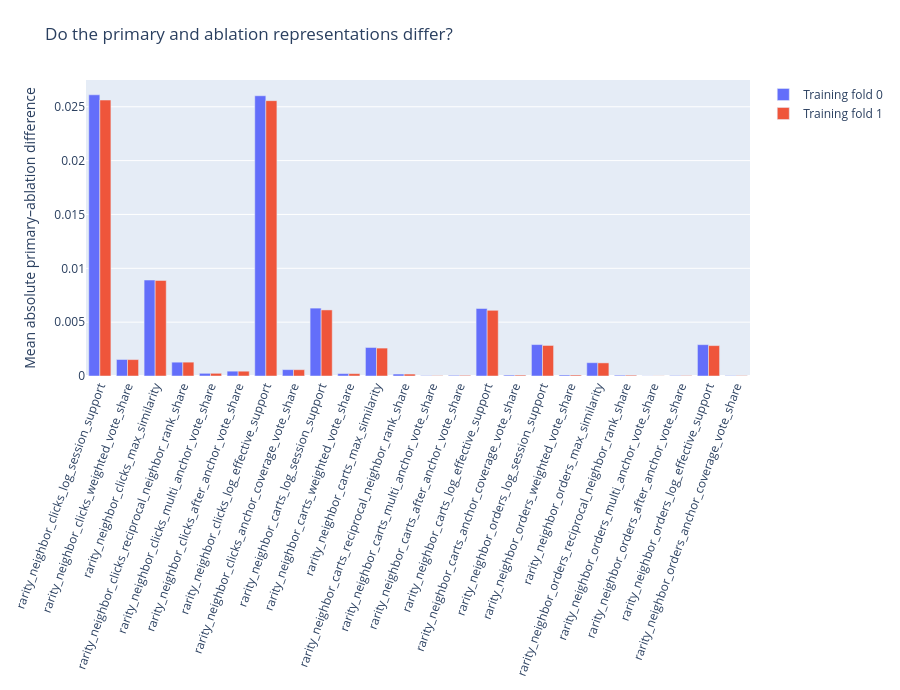

Write notebook code for a chart like this one.
### Markdown cell above
## 6 · Representation contrast

### Code cell
path=ROOT/'outputs/plots/06.json'
if hashlib.sha256(path.read_bytes()).hexdigest()!=receipt['plot_hashes'][path.name]:raise ValueError('Plot checksum changed')
display({'application/vnd.plotly.v1+json':json.loads(path.read_text())},raw=True)

### Figure 1 — Plotly figure (JSON) as saved in the notebook; plotly's stock layout.template omitted (floating-point values rounded to 4 significant figures)
{"data": [{"name": "Training fold 0", "type": "bar", "x": ["rarity_neighbor_clicks_log_session_support", "rarity_neighbor_clicks_weighted_vote_share", "rarity_neighbor_clicks_max_similarity", "rarity_neighbor_clicks_reciprocal_neighbor_rank_share", "rarity_neighbor_clicks_multi_anchor_vote_share", "rarity_neighbor_clicks_after_anchor_vote_share", "rarity_neighbor_clicks_log_effective_support", "rarity_neighbor_clicks_anchor_coverage_vote_share", "rarity_neighbor_carts_log_session_support", "rarity_neighbor_carts_weighted_vote_share", "rarity_neighbor_carts_max_similarity", "rarity_neighbor_carts_reciprocal_neighbor_rank_share", "rarity_neighbor_carts_multi_anchor_vote_share", "rarity_neighbor_carts_after_anchor_vote_share", "rarity_neighbor_carts_log_effective_support", "rarity_neighbor_carts_anchor_coverage_vote_share", "rarity_neighbor_orders_log_session_support", "rarity_neighbor_orders_weighted_vote_share", "rarity_neighbor_orders_max_similarity", "rarity_neighbor_orders_reciprocal_neighbor_rank_share", "rarity_neighbor_orders_multi_anchor_vote_share", "rarity_neighbor_orders_after_anchor_vote_share", "rarity_neighbor_orders_log_effective_support", "rarity_neighbor_orders_anchor_coverage_vote_share"], "y": [0.02611, 0.001533, 0.008911, 0.001283, 0.0002491, 0.0004485, 0.02602, 0.0005921, 0.006303, 0.0002241, 0.002649, 0.0001818, 3.335e-05, 6.45e-05, 0.006269, 8.658e-05, 0.002919, 9.436e-05, 0.001237, 7.528e-05, 1.201e-05, 4.31e-05, 0.002909, 3.551e-05]}, {"name": "Training fold 1", "type": "bar", "x": ["rarity_neighbor_clicks_log_session_support", "rarity_neighbor_clicks_weighted_vote_share", "rarity_neighbor_clicks_max_similarity", "rarity_neighbor_clicks_reciprocal_neighbor_rank_share", "rarity_neighbor_clicks_multi_anchor_vote_share", "rarity_neighbor_clicks_after_anchor_vote_share", "rarity_neighbor_clicks_log_effective_support", "rarity_neighbor_clicks_anchor_coverage_vote_share", "rarity_neighbor_carts_log_session_support", "rarity_neighbor_carts_weighted_vote_share", "rarity_neighbor_carts_max_similarity", "rarity_neighbor_carts_reciprocal_neighbor_rank_share", "rarity_neighbor_carts_multi_anchor_vote_share", "rarity_neighbor_carts_after_anchor_vote_share", "rarity_neighbor_carts_log_effective_support", "rarity_neighbor_carts_anchor_coverage_vote_share", "rarity_neighbor_orders_log_session_support", "rarity_neighbor_orders_weighted_vote_share", "rarity_neighbor_orders_max_similarity", "rarity_neighbor_orders_reciprocal_neighbor_rank_share", "rarity_neighbor_orders_multi_anchor_vote_share", "rarity_neighbor_orders_after_anchor_vote_share", "rarity_neighbor_orders_log_effective_support", "rarity_neighbor_orders_anchor_coverage_vote_share"], "y": [0.02562, 0.001524, 0.008873, 0.001286, 0.0002499, 0.0004458, 0.02557, 0.0005853, 0.006135, 0.0002192, 0.002591, 0.0001795, 3.426e-05, 6.323e-05, 0.0061, 8.453e-05, 0.002836, 9.114e-05, 0.001217, 7.496e-05, 1.336e-05, 4.13e-05, 0.002823, 3.441e-05]}], "layout": {"barmode": "group", "height": 690, "margin": {"b": 80, "l": 65, "r": 35, "t": 80}, "title": {"text": "Do the primary and ablation representations differ?"}, "xaxis": {"tickangle": -70}, "yaxis": {"title": {"text": "Mean absolute primary–ablation difference"}}}}
